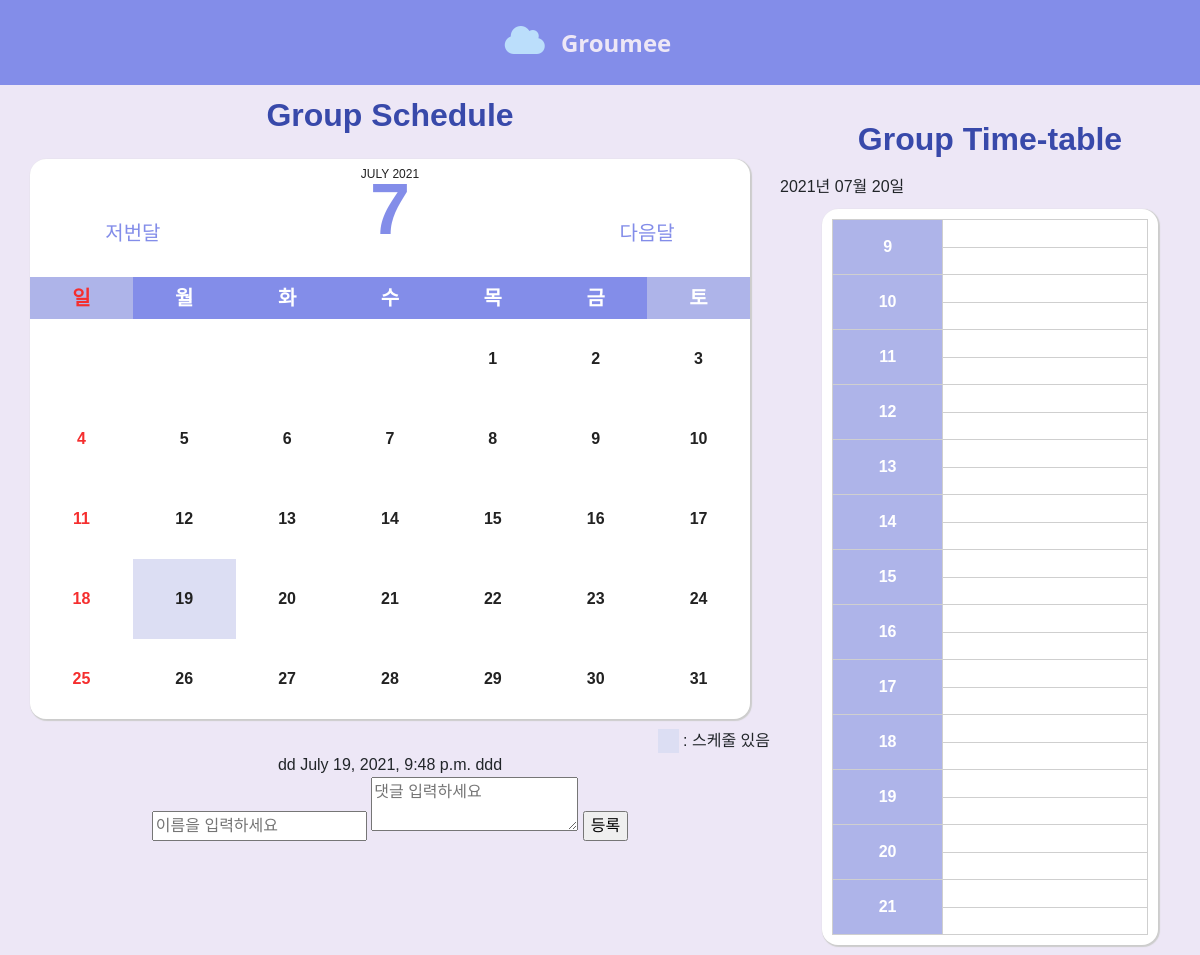
The page /group/2 on the database its author committed.
### groupmeet/models.py (models this page shows)
class Comment(models.Model):
    writer=models.CharField(max_length=20)
    group= models.ForeignKey(Group ,on_delete=models.CASCADE,default='')
    pub_date = models.DateTimeField(default='')
    content = models.TextField(default='')

### groupmeet/views.py (the view, shortened to what this page needs)
# urls.py: path('group/<str:id>',views.groupCalendar_view,name="groupCalendar_view"),
def groupCalendar_view(request, id):
   today = get_date(request.GET.get('month'))
   prev_month_url = prev_month(today)
   next_month_url = next_month(today)
   cur_month_url = "month=" + str(today.year) + '-' + str(today.month)
   group = Group.objects.get(id=id)
   cal = Calendar(today.year, today.month)
   cal = cal.formatmonth(withyear=True, group=group)
   cal = mark_safe(cal)
   if request.GET.get('day'):
      day = request.GET.get('day')
   else:
      day = today.day
   schedule_list={'9':[0,0], '10':[0,0], '11':[0,0], '12':[0,0], '13':[0,0], '14':[0,0], '15':[0,0], '16':[0,0], '17':[0,0], '18':[0,0], '19':[0,0], '20':[0,0], '21':[0,0]}
   members= group.members.all()
   date_format = str(today.year)+"-"+str(today.month).zfill(2)+"-"+str(day).zfill(2)
   for user in members:
      schedules = Schedule.objects.filter(user=user, start__lte = date_format+" 22:00:00", end__gte = date_format+" 09:00:00")
   groupSchedules = GroupSchedule.objects.filter(group=group,  start__lte = date_format+" 22:00:00", end__gte = date_format+" 09:00:00")
   comments=Comment.objects.filter(group=group)
   comment_list=list(comments)
   return render(request, 'groupCalendar.html',
   {'groupschedules':groupSchedules,'calendar' : cal, 'cur_month' : cur_month_url, 'prev_month' : prev_month_url, 'next_month' : next_month_url, 'groupId' : id,
   'schedule_list':schedule_list, 'date' : [today.year, str(today.month).zfill(2), str(day).zfill(2)],'comment_list':comment_list})

### groupmeet/calendar.py (called while the page is built)
    def formatmonth(self, withyear=True, group=None):
        cal = f'<table class="calendar">\n'
        cal += f'{self.formatmonthname(self.year, self.month, withyear=withyear)}\n'       # 영어로 몇 월인지, 몇 년도인지에 대한 문자열
        cal += '<tr><th colspan="2"><p onclick="go_prev_month();">저번달</p></th>' + f'<th colspan="3" class="month-number">{self.month}</th>' + '<th colspan="2"><p onclick="go_next_month();">다음달</p></th></tr>\n'
        cal += '<tr class="weekheader"><th class="sun">일</th><th class="mon">월</th><th class="tue">화</th><th class="wed">수</th><th class="thu">목</th><th class="fri">금</th><th class="sat">토</th></tr>\n'
        for week in self.monthdays2calendar(self.year, self.month):
            cal += f'{self.formatweek(week, group)}\n'
        return cal + '</table>'

    def formatweek(self, theweek, group):
        week = ''
        for d, weekday in theweek:              # d : 몇일인지(5일, 15일..) weekday : 요일(0=sun, 6=sat)
            week += self.formatday(d, group)
        return f'<tr> {week} </tr>'

### groupmeet/views.py (called while the page is built)
def get_date(request_day):
   if request_day:
      year, month = (int(x) for x in request_day.split('-'))
      return datetime.date(year, month, day=1)
   return datetime.datetime.today()

def prev_month(day):                                                          # 이전 달에 해당하는 URL 리턴
   first = day.replace(day=1)                                                 # first = today가 있는 달의 첫번째 날이 됨
   prev_month = first - datetime.timedelta(days=1)                            # prev_month = 첫 번째 날에서 하루를 뺌, 즉 저번 달 말일이 됨
   month = 'month=' + str(prev_month.year) + '-' + str(prev_month.month)
   return month

def next_month(day):                                                          # 다음 달에 해당하는 URL 리턴
   days_in_month = calendar.monthrange(day.year, day.month)[1]
   last = day.replace(day=days_in_month)                                      # last = today가 있는 달의 마지막 날이 됨
   next_month = last + datetime.timedelta(days=1)                             # next_month = today에서 하루가 더 해진 날, 즉 다음 달 1일이 됨
   month = 'month=' + str(next_month.year) + '-' + str(next_month.month)
   return month

### groupmeet/templates/groupCalendar.html (shortened to what this page needs)
{% extends 'base.html' %}
{% load static %}
{% block extrahead %}
<link rel="stylesheet" href='{% static "css/groupcalendar.css" %}' />
{% endblock %}
{% block content %}
<div class="main-section">
  <div class="left-section">
    <h3>Group Schedule</h3>
    {{calendar}}
    <div class="calendar-info">
      <div class="empty-box">&nbsp;</div>
      &nbsp;: 스케줄 있음
    </div>
    {% for comment in comment_list %}
    {{comment.writer}}
    {{comment.pub_date}}
    {{comment.content}}
    <br>
    {% endfor %}
    <div class="writeComment">
      <form action="{%url 'addComment' groupId%}" method="POST">
        <input type="text" name="writer" placeholder="이름을 입력하세요"></input>
        <textarea name="content" placeholder="댓글 입력하세요"></textarea>
        <input type="submit" value="등록"></input>
      </form>
    </div>
  </div>
  <div class="right-section">
    <br />
    <div class="table-title">
      <span class="group-name">Group Time-table</span>
    </div>
    {%if date%}
    {{date.0}}년 {{date.1}}월 {{date.2}}일<br>
    {%endif%}
    <div class="table-section">
      <div class="table-content">
        <table class="time-table">
          <tbody>
            {% for time , value in schedule_list.items %}
            <tr>
              <th rowspan="2">{{time}}</th>
              {% if value.0 == 0 %}
              <td id="selectTime" data-bs-toggle="modal" data-bs-target="#addScheduleModal" data-hour="{{time}}"
                data-minute="00"></td>
              {% elif value.0 == -1 %}
              <td style="background-color: #eee;"></td>
              {% else %}
              <td style="background-color: #dcdef3;" id="groupSchedule" data-bs-toggle="modal"
                data-bs-target="#groupScheduleModal" data-title="{{value.0.title}}" data-start="{{value.0.start}}"
                data-end="{{value.0.end}}" data-id="{{value.0.id}}"></td>
              {% endif %}
            </tr>
            <tr>
              {% if value.1 == 0 %}
              <td id="selectTime" data-bs-toggle="modal" data-bs-target="#addScheduleModal" data-hour="{{time}}"
                data-minute="30"></td>
              {% elif value.1 == -1 %}
              <td style="background-color: #eee;"></td>
              {% else %}
              <td style="background-color: #dcdef3;" id="groupSchedule" data-bs-toggle="modal"
                data-bs-target="#groupScheduleModal" data-title="{{value.1.title}}" data-start="{{value.1.start}}"
                data-end="{{value.1.end}}" data-id="{{value.1.id}}"></td>
              {% endif %}
            </tr>
            {% endfor %}
          </tbody>
        </table>
      </div>
    </div>
  </div>
</div>
{% endblock %}

### calendarproject/templates/base.html (shortened to what this page needs)
<!DOCTYPE html>
<html lang="ko">
{%load static%}
<head>
    <link href="https://cdn.jsdelivr.net/npm/bootstrap@5.0.2/dist/css/bootstrap.min.css" rel="stylesheet" />
    <link rel="stylesheet" href='{% static "css/base.css" %}' />
    {% block extrahead %} {% endblock %}
</head>
<body>
    <nav class="navbar">
        <div class="nav_logo">
            <i class="fas fa-cloud"></i>
            <a href="#">Groumee</a>
        </div>
    </nav>
    {% block content %}
    {% endblock %}
</body>
</html>

### groupmeet/static/css/base.css (style rules this page uses)
.navbar { display: flex; align-items: center; justify-content: center; background: #838de9; }
.nav_logo { margin:1rem; }
.fa-cloud { font-size:2rem; color:#bbdefb; margin-right:0.75rem; }
.nav_logo > a { font-size:1.5rem; font-weight: 800; text-decoration-line: none; color: #ede7f6; }

### groupmeet/static/css/groupcalendar.css (style rules this page uses)
.main-section, .calendar-info { display: flex; font-family: 'Noto Sans KR', sans-serif; }
.calendar-info { margin-top: 10px; justify-content: flex-end; padding-right: 10px; }
.left-section { width: 65%; background-color: #ede7f6; text-align: center; }
.left-section h3 { text-align: center; margin-top: 10px; font-size: 2rem !important; color : #3849aa !important; line-height: 2.5rem; padding-top: 0 !important; padding-bottom: 1rem !important; font-weight:600; }
.calendar th p { width: 50%; margin: 0 auto; font-size: 1.25rem; font-weight: 400; color: #838de9; background: #fff; padding: 5px; border-radius: 0.5em; transition: background .2s; }
.empty-box { width: 21px; background-color: #dcdef3; }
.right-section { width: 35%; background-color: #ede7f6; }
.calendar { width: 60vw; font-size: 1rem; margin : auto; padding: 10px; background: #fff; border-radius: 1em 1em 1em 1em; -webkit-box-shadow: 1px 1px 1px 1px rgba(0, 0, 0, .2), 1px 1px 1px 1px #fff; box-shadow: 1px 1px 1px 1px rgba(0, 0, 0, .2), 1px 1px 1px 1px #fff; color: #555; text-align : center; border-spacing: 0px; }
.month { font-size: 0.75rem !important; }
.month-number { font-size: 4.5rem !important; color : #838de9 !important; line-height: 2.5rem; padding-top: 0 !important; padding-bottom: 3rem !important; }
.weekheader { background: #838de9; color: #ffffff !important; }
.weekheader th:first-child, .weekheader th:last-child { background: #aeb4e9; }
.date { font-size: 1rem; }
.calendar .month { color : #222222; font-weight: 400; }
.calendar th { padding: 0.5vw; text-align: center; font-size: 1.25rem; }
.calendar tr { color : #222222; font-weight: 700; text-transform: uppercase; }
td:first-child, th:first-child { color: #f52e2e; }
.calendar td { width: 1rem; height: 5em; padding: .25em .25em; transition: background .2s; }
.is_schedule { background: #dcdef3; }
.table-title { display: flex; justify-content: center; }
.group-name { margin-top: 10px; font-size: 2rem !important; color : #3849aa !important; line-height: 2.5rem; padding-top: 0 !important; padding-bottom: 1rem !important; font-weight:600; }
.table-section { display: flex; flex-direction: column; align-items: center; width: 100%; height: auto; margin-top:10px; margin-bottom:10px; }
.table-content { width:80%; height:auto; display: flex; flex-direction: column; align-content: center; font-size: 1rem; margin : auto; padding: 10px; background: #fff; border-radius: 1em 1em 1em 1em; -webkit-box-shadow: 1px 1px 1px 1px rgba(0, 0, 0, .2), 1px 1px 1px 1px #fff; box-shadow: 1px 1px 1px 1px rgba(0, 0, 0, .2), 1px 1px 1px 1px #fff; color: #555; text-align : center; border-spacing: 0px; }
.time-table tbody th { background: #aeb4e9; color: #ffffff !important; padding-top: 15px; padding-bottom: 15px; padding-right: 5px; padding-left: 5px; font-size: 1rem; color : #222222; height:50px; }
.time-table { width: 100%; border-collapse: collapse; }
.time-table th, .time-table td { border:0.5px solid #cfcfcf; padding: 0.5vw; text-align: center; font-size: 1.25rem; }

### calendarproject/templates/base.html (style rules this page uses)
a:link { text-decoration-line: none; color: #ede7f6; }
.table-content th { width: 35%; }

### rows shown on the page
Comment: writer "dd", pub_date "July 19, 2021, 9:48 p.m.", content "ddd"

### other values the page prints
{{ calendar }} "JULY 2021 저번달 7 다음달 일 월 화 수 목 금 토 1 2 3 4 5 6 7 8 9 10 11 12 13 14 15 16 17 18 19 20 21 22 23 24 25 26 27 28 29 30 31"
{{ date.0 }} "2021"
{{ date.1 }} "07"
{{ date.2 }} "20"
{{ time }} "9" "10" "11" "12" "13" "14" "15" "16" "17" "18" "19" "20" "21"
